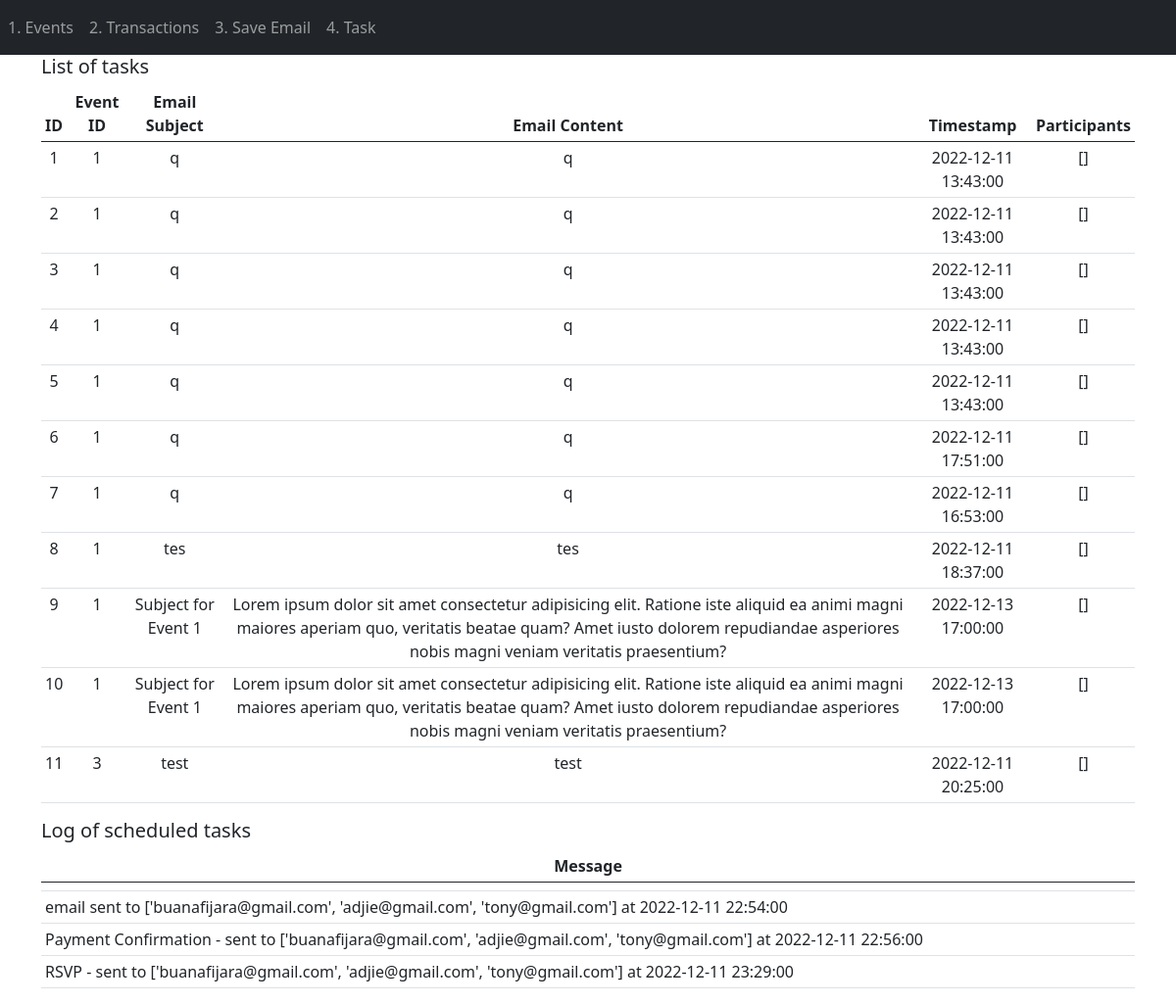
The app's page /task, older data.
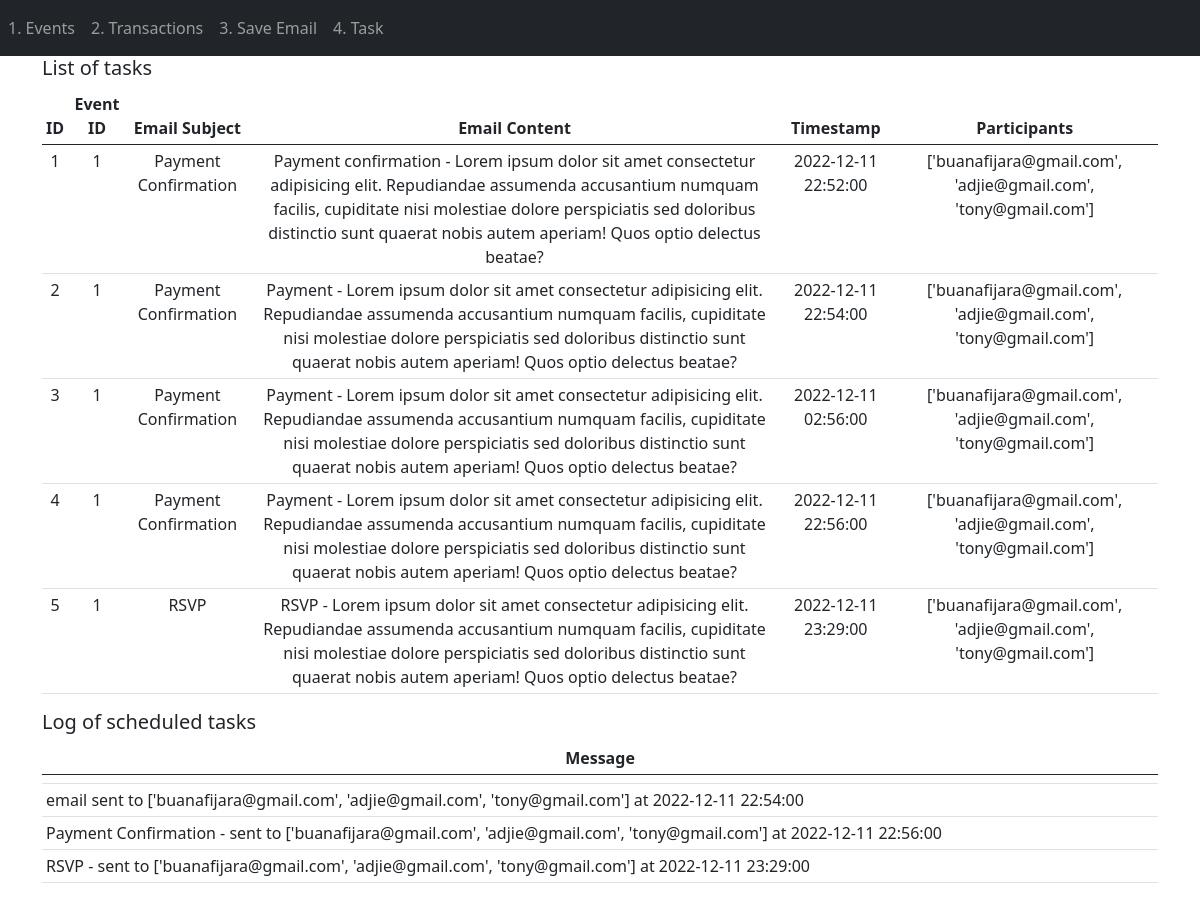
The same page, newer data.
### webapp/models.py (models this page shows)
class Task(db.Model):
    id = db.Column(db.Integer, primary_key=True)
    event_id = db.Column(db.Integer, db.ForeignKey('event.id'))
    email_subject = db.Column(db.String(150))
    email_content = db.Column(db.String(10000))
    timestamp = db.Column(db.DateTime(10000))

### webapp/views.py (the view)
@views.route('/task', methods=['GET', 'POST'])
def task():
    tasks = Task.query.all()
    for task in tasks:
        event = Event.query.get(task.event_id)
        emails = Transaction.query.join(Event.participants)\
                .filter(Event.id==event.id).all()
        task.participants = [email.email for email in emails]
    with open('log.json') as f:
        logs = json.load(f)
    context = {
        'tasks': tasks,
        'logs': logs
    }
    return render_template('task.html', context=context)

### webapp/templates/task.html (shortened to what this page needs)
{% extends "base.html" %}
{% block content %}
<div class="container">
    <h5>List of tasks</h5>
    <table class="table table-sm">
        <thead>
            <th scope="col" class="text-center">ID</th>
            <th scope="col" class="text-center">Event ID</th>
            <th scope="col" class="text-center">Email Subject</th>
            <th scope="col" class="text-center">Email Content</th>
            <th scope="col" class="text-center">Timestamp</th>
            <th scope="col" class="text-center">Participants</th>
        </thead>
        <tbody>
            {% for task in context.tasks %}
            <tr>
                <td class="text-center">{{ task.id }}</td>
                <td class="text-center">{{ task.event_id }}</td>
                <td class="text-center">{{ task.email_subject }}</td>
                <td class="text-center">{{ task.email_content }}</td>
                <td class="text-center">{{ task.timestamp }}</td>
                <td class="text-center">{{ task.participants }}</td>
            </tr>
            {% endfor %}
        </tbody>
    </table>
    <h5>Log of scheduled tasks</h5>
    <table class="table table-sm">
        <thead>
            <th scope="col" class="text-center">Message</th>
        </thead>
        <tbody>
            {% for log in context.logs %}
            <tr>
                <td>{{ log.message }}</td>
            </tr>
            {% endfor %}
        </tbody>
    </table>
</div>
{% endblock %}

Row changes from the older to the newer data that the page shows:
removed Task: id "6", event_id "1", email_subject "q", email_content "q", timestamp "2022-12-11 17:51:00", participants "[]"
removed Task: id "7", event_id "1", email_subject "q", email_content "q", timestamp "2022-12-11 16:53:00", participants "[]"
removed Task: id "8", event_id "1", email_subject "tes", email_content "tes", timestamp "2022-12-11 18:37:00", participants "[]"
removed Task: id "9", event_id "1", email_subject "Subject for Event 1", email_content "Lorem ipsum dolor sit amet consectetur adipisicing elit. Ratione iste aliquid ea animi magni maiores aperiam quo, veritatis beatae quam? Amet iusto dolorem repudiandae asperiores nobis magni veniam veritatis praesentium?", timestamp "2022-12-13 17:00:00", participants "[]"
removed Task: id "10", event_id "1", email_subject "Subject for Event 1", email_content "Lorem ipsum dolor sit amet consectetur adipisicing elit. Ratione iste aliquid ea animi magni maiores aperiam quo, veritatis beatae quam? Amet iusto dolorem repudiandae asperiores nobis magni veniam veritatis praesentium?", timestamp "2022-12-13 17:00:00", participants "[]"
removed Task: id "11", event_id "3", email_subject "test", email_content "test", timestamp "2022-12-11 20:25:00", participants "[]"
changed Task id 1: email_subject "q" → "Payment Confirmation"; email_content "q" → "Payment confirmation - Lorem ipsum dolor sit amet consectetur adipisicing elit. Repudiandae assumenda accusantium numquam facilis, cupiditate nisi molestiae dolore perspiciatis sed doloribus distinctio sunt quaerat nobis autem aperiam! Quos optio delectus beatae?"; timestamp "2022-12-11 13:43:00" → "2022-12-11 22:52:00"; participants "[]" → "['buanafijara@gmail.com', 'adjie@gmail.com', 'tony@gmail.com']"
changed Task id 2: email_subject "q" → "Payment Confirmation"; email_content "q" → "Payment - Lorem ipsum dolor sit amet consectetur adipisicing elit. Repudiandae assumenda accusantium numquam facilis, cupiditate nisi molestiae dolore perspiciatis sed doloribus distinctio sunt quaerat nobis autem aperiam! Quos optio delectus beatae?"; timestamp "2022-12-11 13:43:00" → "2022-12-11 22:54:00"; participants "[]" → "['buanafijara@gmail.com', 'adjie@gmail.com', 'tony@gmail.com']"
changed Task id 3: email_subject "q" → "Payment Confirmation"; email_content "q" → "Payment - Lorem ipsum dolor sit amet consectetur adipisicing elit. Repudiandae assumenda accusantium numquam facilis, cupiditate nisi molestiae dolore perspiciatis sed doloribus distinctio sunt quaerat nobis autem aperiam! Quos optio delectus beatae?"; timestamp "2022-12-11 13:43:00" → "2022-12-11 02:56:00"; participants "[]" → "['buanafijara@gmail.com', 'adjie@gmail.com', 'tony@gmail.com']"
changed Task id 4: email_subject "q" → "Payment Confirmation"; email_content "q" → "Payment - Lorem ipsum dolor sit amet consectetur adipisicing elit. Repudiandae assumenda accusantium numquam facilis, cupiditate nisi molestiae dolore perspiciatis sed doloribus distinctio sunt quaerat nobis autem aperiam! Quos optio delectus beatae?"; timestamp "2022-12-11 13:43:00" → "2022-12-11 22:56:00"; participants "[]" → "['buanafijara@gmail.com', 'adjie@gmail.com', 'tony@gmail.com']"
changed Task id 5: email_subject "q" → "RSVP"; email_content "q" → "RSVP - Lorem ipsum dolor sit amet consectetur adipisicing elit. Repudiandae assumenda accusantium numquam facilis, cupiditate nisi molestiae dolore perspiciatis sed doloribus distinctio sunt quaerat nobis autem aperiam! Quos optio delectus beatae?"; timestamp "2022-12-11 13:43:00" → "2022-12-11 23:29:00"; participants "[]" → "['buanafijara@gmail.com', 'adjie@gmail.com', 'tony@gmail.com']"
